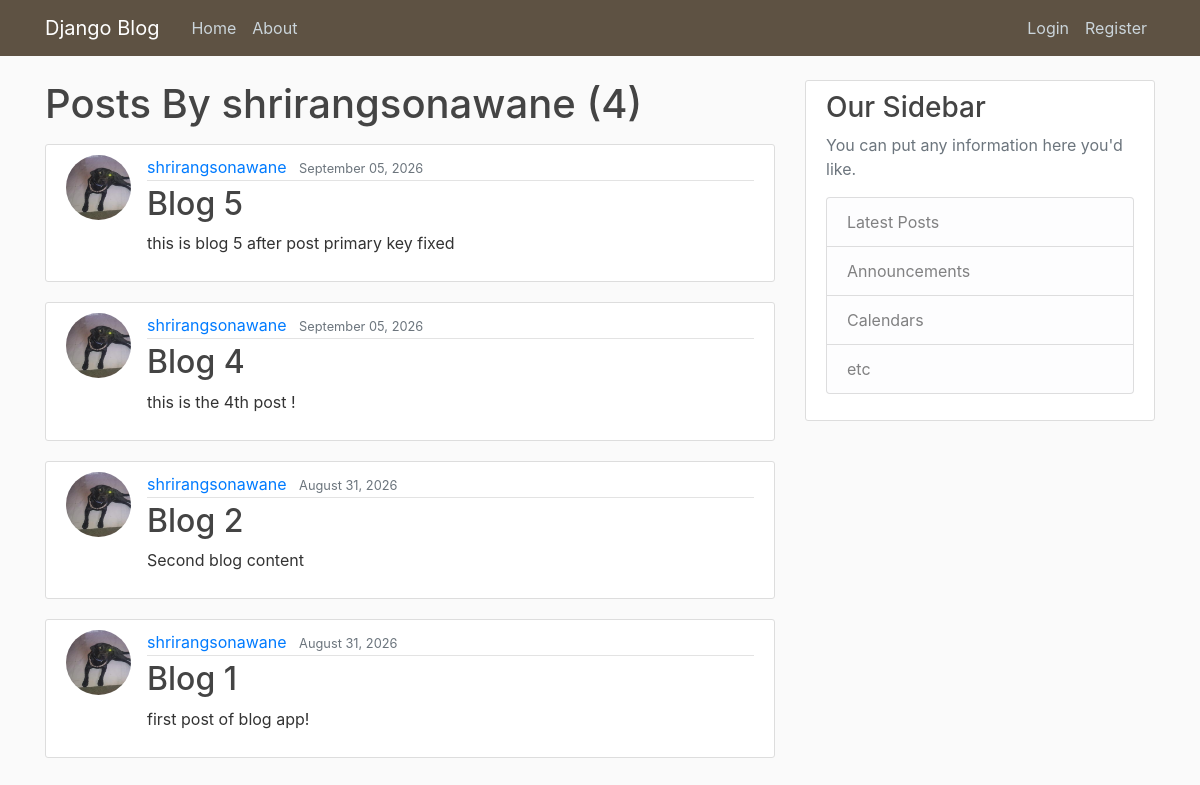
The page /Blog_App/user/shrirangsonawane on the database as committed earlier.
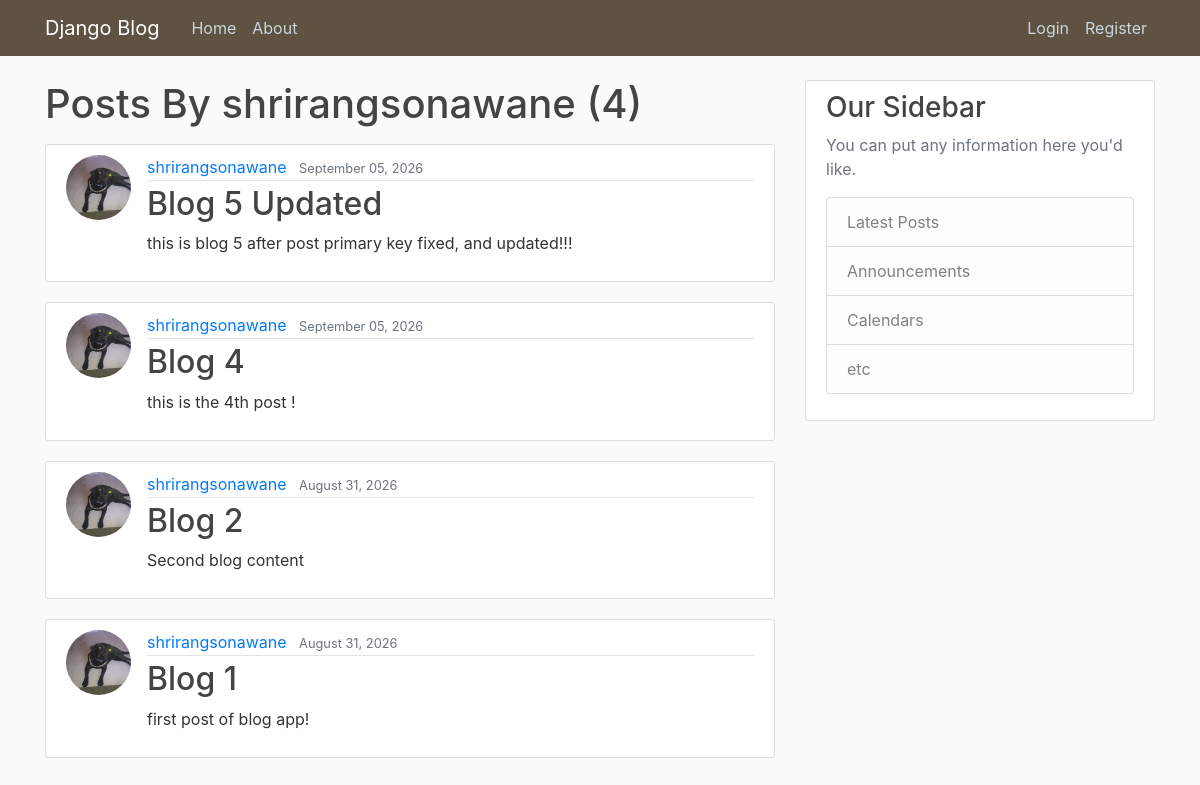
The same page on the database as committed later.
### Blog_App/models.py (models this page shows, shortened)
class post(models.Model):
    title = models.CharField(max_length=255)
    content = models.TextField()
    date_posted = models.DateTimeField(default=timezone.now)
    author = models.ForeignKey(User, on_delete=models.CASCADE)

### users/models.py (models this page shows, shortened)
class profile(models.Model):
    user = models.OneToOneField(User,on_delete=models.CASCADE)
    image = models.ImageField(default='default.jpg', upload_to='profile_pics')

### Blog_App/views.py (the view)
# urls.py: path('user/<str:username>', UserPostListView.as_view(), name='user-posts'),
class UserPostListView(ListView):
    model = post
    template_name = 'Blog_App/user_posts.html' ## <app>/<model>_<viewtype>.html
    context_object_name = "posts"
    paginate_by = 5
    def get_queryset(self):
        user = get_object_or_404(User, username= self.kwargs.get('username'))
        return post.objects.filter(author=user).order_by('-date_posted')

### Blog_App/templates/Blog_App/user_posts.html (shortened to what this page needs)
{% extends "Blog_App/base.html" %}
{% block content %}
    <h1 class="mb-3">Posts By {{ view.kwargs.username }} ({{ page_obj.paginator.count }})</h1>
    {% for post in posts %}
    <article class="media content-section">
        <img class="rounded-circle article-img" src="{{ post.author.profile.image.url }}">
        <div class="media-body">
            <div class="article-metadata">
                <a class="mr-2" href="{% url 'user-posts' post.author.username %}">{{ post.author }}</a>
                <small class="text-muted">{{ post.date_posted|date:"F d, Y" }}</small>
            </div>
            <h2><a class="article-title" href="{% url 'post-detail' post.id %}">{{ post.title }}</a></h2>
            <p class="article-content">{{ post.content }}</p>
        </div>
    </article>
    {% endfor %}
{% endblock content %}

Rows that differ between the two databases and show on the page:
changed post: title "Blog 5" → "Blog 5 Updated"; content "this is blog 5 after post primary key fixed" → "this is blog 5 after post primary key fixed, and updated!!!"
